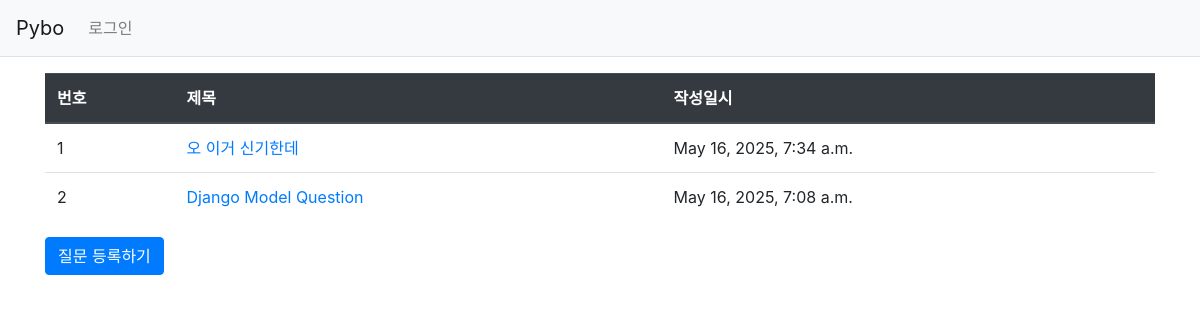
Page /pybo/ on the earlier database version.
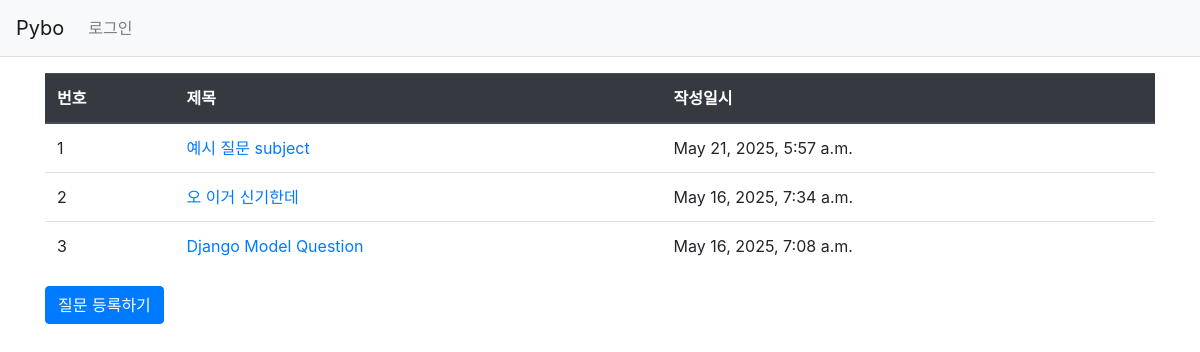
Same page on the later database version.
### pybo/models.py (models this page shows, shortened)
class Question(models.Model):
    subject = models.CharField(max_length=200)
    content = models.TextField()
    create_date = models.DateTimeField()

### pybo/views.py (the view)
# urls.py: path('', views.index,name='index'),
def index(request):
    question_list = Question.objects.order_by('-create_date')
    context = {'question_list' : question_list}
    return render(request,'pybo/question_list.html',context)

### templates/pybo/question_list.html
{% extends "base.html" %}
{% block content %}
<div class="container my-3">
    <table class="table">
        <thead>
            <tr class="thead-dark">
                <th>번호</th>
                <th>제목</th>
                <th>작성일시</th>
            </tr>
        </thead>
        <tbody>
            {% if question_list %}
            {% for question in question_list %}
            <tr>
                <td>{{forloop.counter}}</td>
                <td>
                    <a href = "{% url 'pybo:detail' question.id %}">{{question.subject}}</a>
                </td>
                <td>{{question.create_date}}</td>
            </tr>
            {% endfor %}
            {% else %}
            <tr>
                <td colspan="3">질문이 없습니다.</td>
            </tr>
            {% endif %}
        </tbody>
    </table>
    <a href="{% url 'pybo:question_create' %}" class="btn btn-primary">질문 등록하기</a>
</div>
{% endblock %}

Differences in the rows shown:
added Question: subject "예시 질문 subject", create_date "May 21, 2025, 5:57 a.m."
